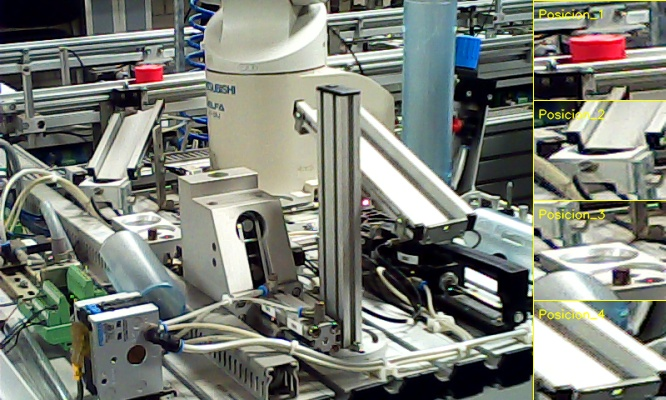
#> input picture capturas_vla/analisis_autonomo.jpg, 666 x 400 px; its folder holds only this picture in this run
$ python -i procesador_vision.py   (imports and definitions only)
#> lines starting #> are read from the running program, lines starting #| are printed output that depends on the picture; after the words box and inside, x2 and y2 are one past the last pixel; in counts of white or black regions, pixels touching at a corner belong together
#> further down, picture is the input picture: shape (400, 666, 3); mean B, G, R 118.7, 126.8, 122.7
import cv2
import numpy as np
import umbrales_color as uc
import config_estaciones as ce

class ProcesadorVision:
    def __init__(self):
        self.kernel = cv2.getStructuringElement(cv2.MORPH_RECT, (5, 5))

    def _calcular_centroide(self, contour):
        M = cv2.moments(contour)
        if M["m00"] != 0:
            cX = int(M["m10"] / M["m00"])
            cY = int(M["m01"] / M["m00"])
            return cX, cY
        return None

    def procesar_cuadro(self, frame):
        """
        Segmenta el cuadro, detecta contornos y actualiza el estado de la celda.
        Devuelve el frame instrumentado y el diccionario de estado (JSON ready).
        """
        hsv = cv2.cvtColor(frame, cv2.COLOR_BGR2HSV)
#> hsv: shape (400, 666, 3); mean H, S, V 62.6, 56.9, 131.5

        # 1. Generación de máscaras binarias utilizando los umbrales atómicos
        m_red = cv2.bitwise_or(
            cv2.inRange(hsv, uc.LOWER_RED1, uc.UPPER_RED1),
            cv2.inRange(hsv, uc.LOWER_RED2, uc.UPPER_RED2)
        )
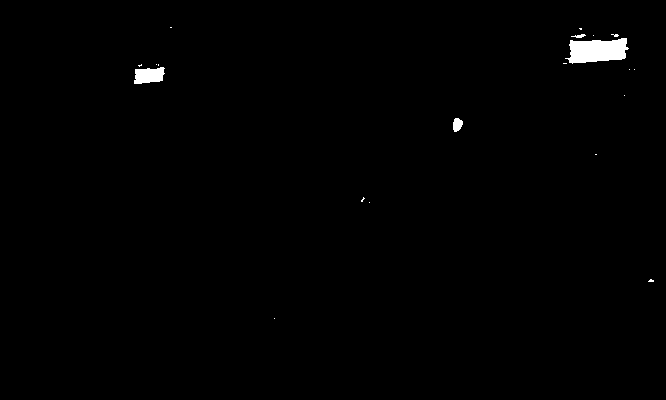
#> m_red: shape (400, 666); 0.68% white; 20 white regions (16 under 20 px), largest, box (x1, y1, x2, y2) and area: (565, 38, 629, 64) 1199, (134, 67, 165, 84) 407, (453, 118, 463, 132) 106, (571, 34, 586, 38) 33
        m_blue = cv2.inRange(hsv, uc.LOWER_BLUE, uc.UPPER_BLUE)
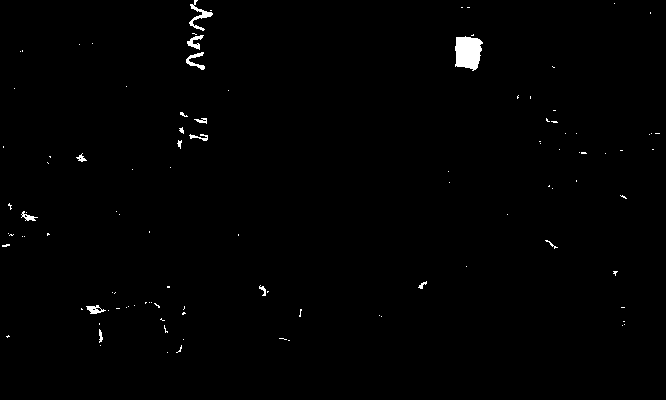
#> m_blue: shape (400, 666); 0.75% white; 108 white regions (93 under 20 px), largest, box (x1, y1, x2, y2) and area: (455, 36, 483, 71) 753, (189, 0, 213, 31) 200, (186, 52, 205, 70) 127
        m_black = cv2.inRange(hsv, uc.LOWER_BLACK, uc.UPPER_BLACK)
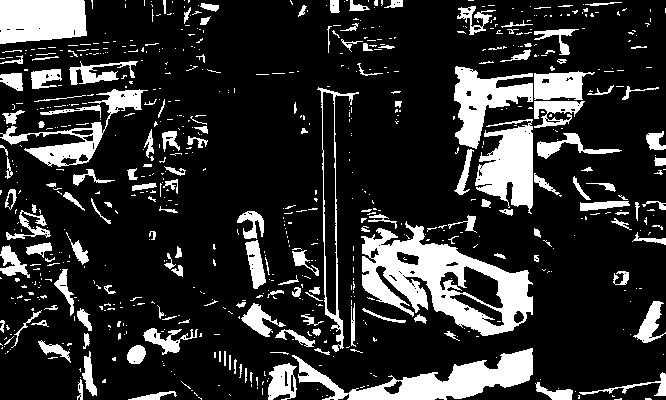
#> m_black: shape (400, 666); 18.6% white; 724 white regions (562 under 20 px), largest, box (x1, y1, x2, y2) and area: (361, 221, 533, 336) 8487, (292, 348, 533, 400) 4831, (475, 119, 533, 214) 3435

        # 2. Filtrado morfológico de alta frecuencia
        m_red = cv2.morphologyEx(m_red, cv2.MORPH_CLOSE, self.kernel)
#> m_red: shape (400, 666); 0.73% white; 11 white regions (8 under 20 px), largest, box (x1, y1, x2, y2) and area: (563, 28, 629, 64) 1353, (134, 64, 165, 84) 444, (453, 118, 463, 132) 106
        m_blue = cv2.morphologyEx(m_blue, cv2.MORPH_CLOSE, self.kernel)
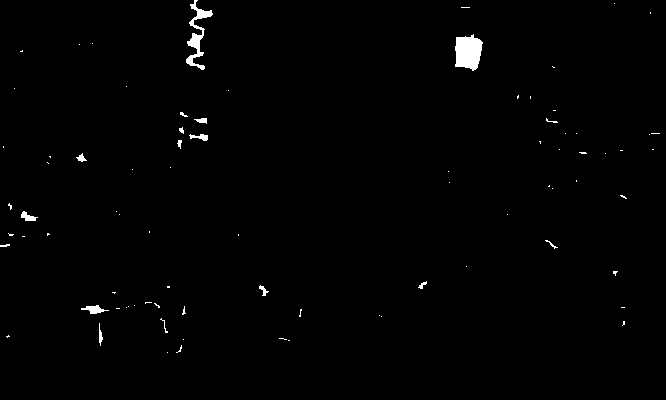
#> m_blue: shape (400, 666); 0.85% white; 82 white regions (65 under 20 px), largest, box (x1, y1, x2, y2) and area: (455, 34, 483, 71) 773, (186, 0, 213, 70) 552, (81, 305, 109, 314) 125
        m_black = cv2.morphologyEx(m_black, cv2.MORPH_CLOSE, self.kernel)
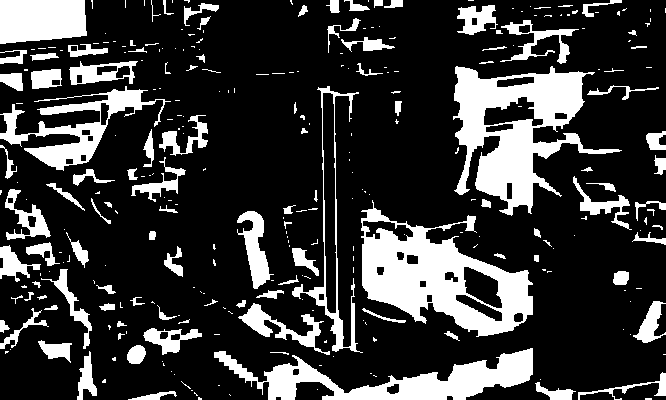
#> m_black: shape (400, 666); 22.1% white; 298 white regions (188 under 20 px), largest, box (x1, y1, x2, y2) and area: (453, 66, 622, 216) 10536, (361, 200, 533, 337) 10458, (214, 348, 533, 400) 6544

        # Inicialización del diccionario de telemetría simbólica
        estado_celda = {
            pos: {"ocupado": False, "color": "ninguno", "robot_xyz": datos["robot"]}
            for pos, datos in ce.POSICIONES_CELDA.items()
        }

        # Dibujar las regiones de tolerancia cuadráticas de la celda
        for nombre, datos in ce.POSICIONES_CELDA.items():
            ref_x, ref_y = datos["pixel"]
            cv2.rectangle(frame,
                          (ref_x - ce.TOLERANCIA_PIXELS, ref_y - ce.TOLERANCIA_PIXELS),
                          (ref_x + ce.TOLERANCIA_PIXELS, ref_y + ce.TOLERANCIA_PIXELS),
                          (0, 255, 255), 1)
            cv2.putText(frame, nombre, (ref_x - 40, ref_y - ce.TOLERANCIA_PIXELS - 5),
                        cv2.FONT_HERSHEY_SIMPLEX, 0.4, (0, 255, 255), 1)
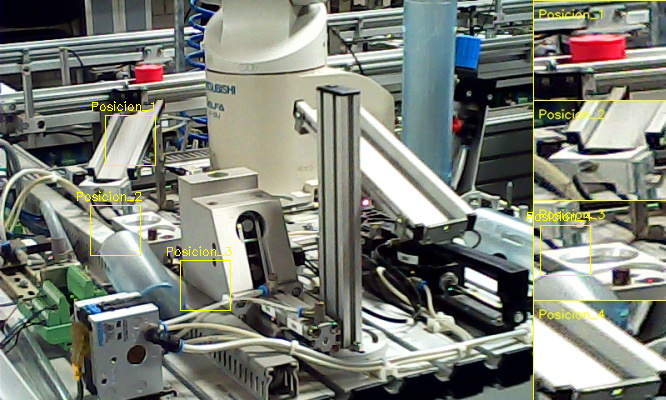
#> frame: shape (400, 666, 3); 0.52% of pixels changed, all inside (x1, y1, x2, y2) = (77, 101, 592, 311)

        # 3. Canales de búsqueda condicional por color
        canales = [
            ("Rojo", m_red, (0, 0, 255)),
            ("Azul", m_blue, (255, 0, 0)),
            ("Negro", m_black, (50, 50, 50))
        ]

        for nombre_color, mascara, bgr_color in canales:
            contours, _ = cv2.findContours(mascara, cv2.RETR_EXTERNAL, cv2.CHAIN_APPROX_SIMPLE)

            for c in contours:
                if cv2.contourArea(c) > ce.AREA_MINIMA_CONTOUT:
                    centroide = self._calcular_centroide(c)
                    if centroide is not None:
                        posX, posY = centroide

                        # Evaluación espacial condicional de coincidencia (Match)
                        for nombre_pos, datos in ce.POSICIONES_CELDA.items():
                            ref_x, ref_y = datos["pixel"]
                            dentro_x = (ref_x - ce.TOLERANCIA_PIXELS) <= posX <= (ref_x + ce.TOLERANCIA_PIXELS)
                            dentro_y = (ref_y - ce.TOLERANCIA_PIXELS) <= posY <= (ref_y + ce.TOLERANCIA_PIXELS)

                            if dentro_x and dentro_y:
                                estado_celda[nombre_pos]["ocupado"] = True
                                estado_celda[nombre_pos]["color"] = nombre_color

                                # Renderizado analítico sobre la imagen
                                cv2.circle(frame, (posX, posY), 6, (0, 255, 0), -1)
                                cv2.rectangle(frame, cv2.boundingRect(c), bgr_color, 2)
                                cv2.putText(frame, f"{nombre_color} en {nombre_pos}", (posX + 15, posY - 15),
                                            cv2.FONT_HERSHEY_SIMPLEX, 0.5, bgr_color, 2)
#> this loop made 3 passes
#> (nombre_color, bgr_color) on passes 1 to 3: ('Rojo', (0, 0, 255)), ('Azul', (255, 0, 0)), ('Negro', (50, 50, 50))
#> after the loop, estado_celda = 4 items

        return frame, estado_celda

>>> import cv2
>>> picture = cv2.imread('capturas_vla/analisis_autonomo.jpg')
>>> result = ProcesadorVision().procesar_cuadro(picture)
